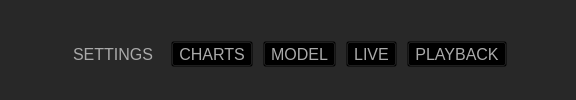
     <widget class="QWidget" name="header_widget" native="true">
      <property name="sizePolicy">
       <sizepolicy hsizetype="Preferred" vsizetype="Fixed">
        <horstretch>0</horstretch>
        <verstretch>0</verstretch>
       </sizepolicy>
      </property>
      <property name="styleSheet">
       <string notr="true">background: #282828</string>
      </property>
      <layout class="QHBoxLayout" name="horizontalLayout_2">
       <property name="spacing">
        <number>6</number>
       </property>
       <property name="sizeConstraint">
        <enum>QLayout::SetDefaultConstraint</enum>
       </property>
       <property name="leftMargin">
        <number>9</number>
       </property>
       <property name="topMargin">
        <number>0</number>
       </property>
       <property name="rightMargin">
        <number>19</number>
       </property>
       <property name="bottomMargin">
        <number>0</number>
       </property>
       <item>
        <widget class="QPushButton" name="pushButton">
         <property name="enabled">
          <bool>true</bool>
         </property>
         <property name="sizePolicy">
          <sizepolicy hsizetype="Preferred" vsizetype="Preferred">
           <horstretch>0</horstretch>
           <verstretch>0</verstretch>
          </sizepolicy>
         </property>
         <property name="text">
          <string/>
         </property>
         <property name="icon">
          <iconset>
           <normaloff>../src/svg/logo.svg</normaloff>../src/svg/logo.svg</iconset>
         </property>
         <property name="iconSize">
          <size>
           <width>49</width>
           <height>54</height>
          </size>
         </property>
         <property name="flat">
          <bool>true</bool>
         </property>
        </widget>
       </item>
       <item>
        <layout class="QHBoxLayout" name="header_tabs_widget">
         <property name="spacing">
          <number>10</number>
         </property>
         <property name="leftMargin">
          <number>10</number>
         </property>
         <property name="topMargin">
          <number>9</number>
         </property>
         <property name="rightMargin">
          <number>10</number>
         </property>
         <property name="bottomMargin">
          <number>0</number>
         </property>
         <item>
          <widget class="QToolButton" name="live_button">
           <property name="enabled">
            <bool>true</bool>
           </property>
           <property name="sizePolicy">
            <sizepolicy hsizetype="Preferred" vsizetype="Fixed">
             <horstretch>0</horstretch>
             <verstretch>0</verstretch>
            </sizepolicy>
           </property>
           <property name="font">
            <font>
             <family>Segoe UI</family>
             <pointsize>12</pointsize>
            </font>
           </property>
           <property name="contextMenuPolicy">
            <enum>Qt::DefaultContextMenu</enum>
           </property>
           <property name="styleSheet">
            <string notr="true">QToolButton {background-color: transparent; color: #aaa; }QToolButton::hover{color: #fff;}</string>
           </property>
           <property name="text">
            <string>SETTINGS</string>
           </property>
           <property name="icon">
            <iconset>
             <normaloff>../src/svg/settings_60.svg</normaloff>../src/svg/settings_60.svg</iconset>
           </property>
           <property name="iconSize">
            <size>
             <width>52</width>
             <height>25</height>
            </size>
           </property>
           <property name="checkable">
            <bool>true</bool>
           </property>
           <property name="checked">
            <bool>false</bool>
           </property>
           <property name="autoRepeat">
            <bool>false</bool>
           </property>
           <property name="popupMode">
            <enum>QToolButton::DelayedPopup</enum>
           </property>
           <property name="toolButtonStyle">
            <enum>Qt::ToolButtonTextUnderIcon</enum>
           </property>
           <property name="autoRaise">
            <bool>true</bool>
           </property>
           <property name="arrowType">
            <enum>Qt::NoArrow</enum>
           </property>
          </widget>
         </item>
         <item>
          <widget class="QToolButton" name="playback_button">
           <property name="enabled">
            <bool>true</bool>
           </property>
           <property name="sizePolicy">
            <sizepolicy hsizetype="Preferred" vsizetype="Fixed">
             <horstretch>0</horstretch>
             <verstretch>0</verstretch>
            </sizepolicy>
           </property>
           <property name="font">
            <font>
             <family>Segoe UI</family>
             <pointsize>12</pointsize>
            </font>
           </property>
           <property name="contextMenuPolicy">
            <enum>Qt::DefaultContextMenu</enum>
           </property>
           <property name="styleSheet">
            <string notr="true">QToolButton {background-color: transparent; color: #aaa; }QToolButton::hover{color: #fff;}</string>
           </property>
           <property name="text">
            <string>CHARTS</string>
           </property>
           <property name="icon">
            <iconset>
             <normaloff>../src/svg/charts_60.svg</normaloff>../src/svg/charts_60.svg</iconset>
           </property>
           <property name="iconSize">
            <size>
             <width>52</width>
             <height>25</height>
            </size>
           </property>
           <property name="checkable">
            <bool>true</bool>
           </property>
           <property name="checked">
            <bool>false</bool>
           </property>
           <property name="autoRepeat">
            <bool>false</bool>
           </property>
           <property name="popupMode">
            <enum>QToolButton::DelayedPopup</enum>
           </property>
           <property name="toolButtonStyle">
            <enum>Qt::ToolButtonTextUnderIcon</enum>
           </property>
           <property name="autoRaise">
            <bool>false</bool>
           </property>
           <property name="arrowType">
            <enum>Qt::NoArrow</enum>
           </property>
          </widget>
         </item>
         <item>
          <widget class="QToolButton" name="playback_button_2">
           <property name="enabled">
            <bool>true</bool>
           </property>
           <property name="sizePolicy">
            <sizepolicy hsizetype="Preferred" vsizetype="Fixed">
             <horstretch>0</horstretch>
             <verstretch>0</verstretch>
            </sizepolicy>
           </property>
           <property name="font">
            <font>
             <family>Segoe UI</family>
             <pointsize>12</pointsize>
            </font>
           </property>
           <property name="contextMenuPolicy">
            <enum>Qt::DefaultContextMenu</enum>
           </property>
           <property name="styleSheet">
            <string notr="true">QToolButton {background-color: transparent; color: #aaa; }QToolButton::hover{color: #fff;}</string>
           </property>
           <property name="text">
            <string>MODEL</string>
           </property>
           <property name="icon">
            <iconset>
             <normaloff>../src/svg/model_60.svg</normaloff>../src/svg/model_60.svg</iconset>
           </property>
           <property name="iconSize">
            <size>
             <width>52</width>
             <height>25</height>
            </size>
           </property>
           <property name="checkable">
            <bool>true</bool>
           </property>
           <property name="checked">
            <bool>false</bool>
           </property>
           <property name="autoRepeat">
            <bool>false</bool>
           </property>
           <property name="popupMode">
            <enum>QToolButton::DelayedPopup</enum>
           </property>
           <property name="toolButtonStyle">
            <enum>Qt::ToolButtonTextUnderIcon</enum>
           </property>
           <property name="autoRaise">
            <bool>false</bool>
           </property>
           <property name="arrowType">
            <enum>Qt::NoArrow</enum>
           </property>
          </widget>
         </item>
         <item>
          <widget class="QToolButton" name="playback_button_3">
           <property name="enabled">
            <bool>true</bool>
           </property>
           <property name="sizePolicy">
            <sizepolicy hsizetype="Preferred" vsizetype="Fixed">
             <horstretch>0</horstretch>
             <verstretch>0</verstretch>
            </sizepolicy>
           </property>
           <property name="font">
            <font>
             <family>Segoe UI</family>
             <pointsize>12</pointsize>
            </font>
           </property>
           <property name="contextMenuPolicy">
            <enum>Qt::DefaultContextMenu</enum>
           </property>
           <property name="styleSheet">
            <string notr="true">QToolButton {background-color: transparent; color: #aaa; }QToolButton::hover{color: #fff;}</string>
           </property>
           <property name="text">
            <string>LIVE</string>
           </property>
           <property name="icon">
            <iconset>
             <normaloff>../src/svg/live_60.svg</normaloff>../src/svg/live_60.svg</iconset>
           </property>
           <property name="iconSize">
            <size>
             <width>52</width>
             <height>25</height>
            </size>
           </property>
           <property name="checkable">
            <bool>true</bool>
           </property>
           <property name="checked">
            <bool>false</bool>
           </property>
           <property name="autoRepeat">
            <bool>false</bool>
           </property>
           <property name="popupMode">
            <enum>QToolButton::DelayedPopup</enum>
           </property>
           <property name="toolButtonStyle">
            <enum>Qt::ToolButtonTextUnderIcon</enum>
           </property>
           <property name="autoRaise">
            <bool>false</bool>
           </property>
           <property name="arrowType">
            <enum>Qt::NoArrow</enum>
           </property>
          </widget>
         </item>
         <item>
          <widget class="QToolButton" name="playback_button_4">
           <property name="enabled">
            <bool>true</bool>
           </property>
           <property name="sizePolicy">
            <sizepolicy hsizetype="Preferred" vsizetype="Fixed">
             <horstretch>0</horstretch>
             <verstretch>0</verstretch>
            </sizepolicy>
           </property>
           <property name="font">
            <font>
             <family>Segoe UI</family>
             <pointsize>12</pointsize>
            </font>
           </property>
           <property name="contextMenuPolicy">
            <enum>Qt::DefaultContextMenu</enum>
           </property>
           <property name="styleSheet">
            <string notr="true">QToolButton {background-color: transparent; color: #aaa; }QToolButton::hover{color: #fff;}</string>
           </property>
           <property name="text">
            <string>PLAYBACK</string>
           </property>
           <property name="icon">
            <iconset>
             <normaloff>../src/svg/playback_60.svg</normaloff>../src/svg/playback_60.svg</iconset>
           </property>
           <property name="iconSize">
            <size>
             <width>52</width>
             <height>25</height>
            </size>
           </property>
           <property name="checkable">
            <bool>true</bool>
           </property>
           <property name="checked">
            <bool>false</bool>
           </property>
           <property name="autoRepeat">
            <bool>false</bool>
           </property>
           <property name="popupMode">
            <enum>QToolButton::DelayedPopup</enum>
           </property>
           <property name="toolButtonStyle">
            <enum>Qt::ToolButtonTextUnderIcon</enum>
           </property>
           <property name="autoRaise">
            <bool>false</bool>
           </property>
           <property name="arrowType">
            <enum>Qt::NoArrow</enum>
           </property>
          </widget>
         </item>
         <item>
          <spacer name="header_tabs_spacer">
           <property name="orientation">
            <enum>Qt::Horizontal</enum>
           </property>
           <property name="sizeHint" stdset="0">
            <size>
             <width>40</width>
             <height>20</height>
            </size>
           </property>
          </spacer>
         </item>
        </layout>
       </item>
      </layout>
     </widget>
